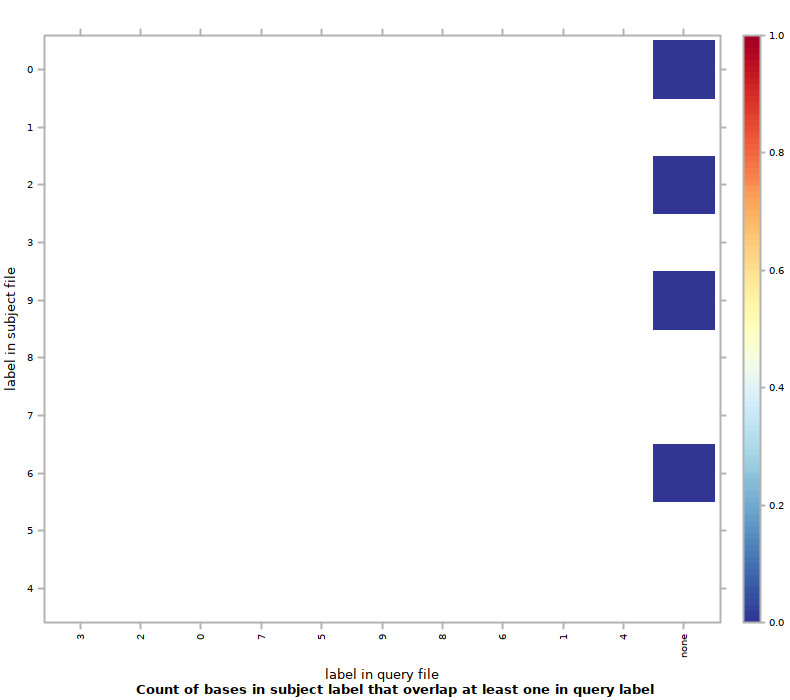

R code for this plot:
#!/usr/bin/env Rscript
## transcript produced by Segtools 1.1.14

segtools.r.dirname <-
  system2("python",
          c("-c", "'import segtools; print segtools.get_r_dirname()'"),
          stdout = TRUE)

source(file.path(segtools.r.dirname, 'common.R'))
source(file.path(segtools.r.dirname, 'overlap.R'))
save.overlap.performance('./MCex1bp50bp/overlap-ordered', 'overlap.performance', './MCex1bp50bp/overlap-ordered/overlap.tab', row.normalize = 'FALSE', mnemonic_file = './MCex1bp50bp/overlap-direct/mnemonics1_new.txt', clobber = FALSE, col_mnemonic_file = './MCex1bp50bp/overlap-direct/mnemonics2_new.txt')
save.overlap.heatmap('./MCex1bp50bp/overlap-ordered', 'overlap', './MCex1bp50bp/overlap-ordered/overlap.tab', clobber = FALSE, col_mnemonic_file = './MCex1bp50bp/overlap-direct/mnemonics2_new.txt', cluster = FALSE, max_contrast = FALSE, row.normalize = 'FALSE', mnemonic_file = './MCex1bp50bp/overlap-direct/mnemonics1_new.txt')
